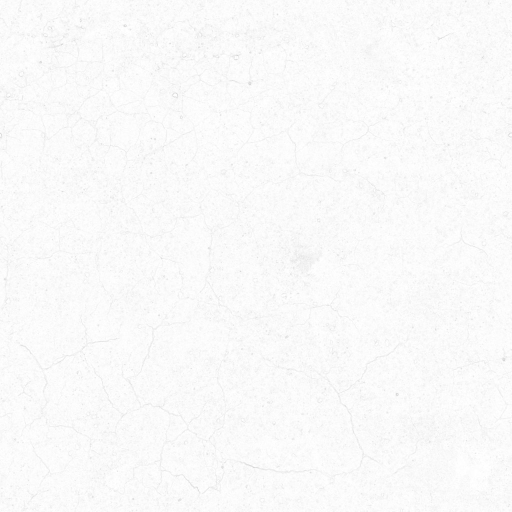
#> input picture road-texture-agent (2)/road-texture-agent/app/scans/asphalt_04_ao.jpg, 1024 x 1024 px (shown at 1/2 size)
$ python -i junctions.py   (imports and definitions only)
#> lines starting #> are read from the running program, lines starting #| are printed output that depends on the picture; after the words box and inside, x2 and y2 are one past the last pixel; in counts of white or black regions, pixels touching at a corner belong together
#> further down, picture is the input picture: shape (1024, 1024); min 188, max 255, mean 249.6
"""
Junction handling, all fixed geometry computed from the mask alone.

Nothing here is learned. The agent later learns how junction surfaces *look*,
but finding them, classifying them and deciding where dashes stop are rules.

Pipeline, in order:
  1. clean     - fill specks, merge narrow dividers, drop tiny white specks
  2. widths    - distance transform gives every road its real width
  3. skeleton  - one pixel centreline, with noise spurs pruned
  4. junctions - centreline points where 3+ roads meet, merged into one junction
  5. arms      - each road leaving a junction, with its angle and width
  6. classify  - T, Y/skewed, crossroads, skewed crossroads, complex, interchange
  7. regions   - mouth lines, and which road pixels are inside a junction
"""

import math
from collections import Counter

import numpy as np
from PIL import Image, ImageDraw, ImageFont
from scipy import ndimage as ndi
from skimage.morphology import skeletonize

N8 = [(-1, -1), (-1, 0), (-1, 1), (0, -1), (0, 1), (1, -1), (1, 0), (1, 1)]


# ---- big maps: work on each street's or junction's own pixels, never the whole
# picture once per street or junction (thousands of each on a city-sized map
# made that billions of steps, minutes of waiting). Same results, pixel for pixel.

def label_coords(lab, n=None):
    """
    Every label's pixels, found in one pass: coords[i] is what
    np.argwhere(lab == i) gives (row by row), for i from 1 to n.
    """
    flat = lab.ravel()
    if n is None:
        n = int(flat.max()) if flat.size else 0
    idx = np.flatnonzero(flat)
    order = idx[np.argsort(flat[idx], kind="stable")]
    counts = np.bincount(flat[idx], minlength=n + 1)[1:n + 1]
    W = lab.shape[1]
    out = [np.zeros((0, 2), np.int64)]
    for g in np.split(order, np.cumsum(counts)[:-1]):
        out.append(np.column_stack((g // W, g % W)).astype(np.int64))
    return out


# [10 lines left out: function disc, not called in this run]

# A black strip inside a road narrower than this is a divider: the two sides are
# one road. Anything wider stays two separate roads, so a wide central reserve
# is not silently turned into one huge road.
DIVIDER_LIMIT_PX = 6.0

TYPE_COLOURS = {
    "T-junction": (92, 175, 127),
    "Y / skewed": (217, 164, 65),
    "crossroads": (61, 123, 224),
    "skewed crossroads": (143, 182, 242),
    "complex": (200, 110, 200),
    "interchange (flagged)": (216, 96, 76),
}


def clean_mask(gray: np.ndarray, divider_limit: float = DIVIDER_LIMIT_PX):
#> called with divider_limit = 6
    road = gray > 128
#> road: shape (1024, 1024) bool; every value is 1
    lab, n = ndi.label(~road)
#> lab: shape (1024, 1024) int32; every value is 0
#> n = 0
    if n:
        dtb = ndi.distance_transform_edt(~road)
        idx = np.arange(1, n + 1)
        thick = ndi.maximum(dtb, lab, index=idx)
        area = ndi.sum(np.ones_like(road), lab, index=idx)
    else:
        thick = area = []
    specks = merged = left_split = 0
    fill = np.zeros(n + 1, bool)
#> fill = [False]
    for i, (t, a) in enumerate(zip(thick, area), start=1):
        gap = 2 * float(t)
        if gap <= 3.0 and a < 40:
            fill[i] = True; specks += 1
        elif gap <= divider_limit and a >= 40:
            fill[i] = True; merged += 1
        elif a >= 40 and t <= 12:
            left_split += 1
    if fill.any():
        road |= fill[lab]

    wl, nw = ndi.label(road)
#> wl: shape (1024, 1024) int32; every value is 1
#> nw = 1
    if nw:
        wa = ndi.sum(road, wl, index=np.arange(1, nw + 1))
#> wa = [1048576]
        drop = np.zeros(nw + 1, bool)
#> drop = [False, False]
        drop[1:] = np.asarray(wa) < 60
        if drop.any():
            road &= ~drop[wl]
    return road, {"specks_filled": specks, "dividers_merged": merged,
                  "gaps_left_split": left_split, "divider_limit_px": divider_limit}


def centreline(road: np.ndarray, dt: np.ndarray):
    H, W = road.shape
    sk = skeletonize(road).astype(np.uint8)
    kernel = np.ones((3, 3), np.uint8); kernel[1, 1] = 0

    def degree():
        return ndi.convolve(sk, kernel, mode="constant") * sk

    def nbrs(y, x):
        for dy, dx in N8:
            yy, xx = y + dy, x + dx
            if 0 <= yy < H and 0 <= xx < W and sk[yy, xx]:
                yield yy, xx

    pruned = 0
    for _ in range(4):
        deg = degree()
        removed = False
        for (y, x) in list(zip(*np.nonzero(deg == 1))):
            if not sk[y, x]:
                continue
            # a branch that ends near the image edge is a road leaving the
            # picture, not noise: never prune it
            margin = max(6, int(2 * dt[y, x]))
            if y < margin or x < margin or y >= H - margin or x >= W - margin:
                continue
            path, prev, cur = [(y, x)], None, (y, x)
            while True:
                nxt = [p for p in nbrs(*cur) if p != prev and p not in path]
                if len(nxt) != 1:
                    break
                prev, cur = cur, nxt[0]
                if deg[cur] >= 3:
                    break
                path.append(cur)
                if len(path) > 80:
                    break
            if deg[cur] >= 3 and len(path) < max(4.0, 2.5 * dt[cur]):
                for p in path:
                    sk[p] = 0
                pruned += 1
                removed = True
        if not removed:
            break
    sk = skeletonize(sk.astype(bool)).astype(np.uint8)
    return sk, pruned


def detect(gray: np.ndarray, divider_limit: float = DIVIDER_LIMIT_PX):
    road, clean_stats = clean_mask(gray, divider_limit)
#> clean_stats = {'specks_filled': 0, 'dividers_merged': 0, 'gaps_left_split': 0, 'divider_limit_px': 6}
    H, W = road.shape
#> H = 1024; W = 1024
    dt = ndi.distance_transform_edt(road)
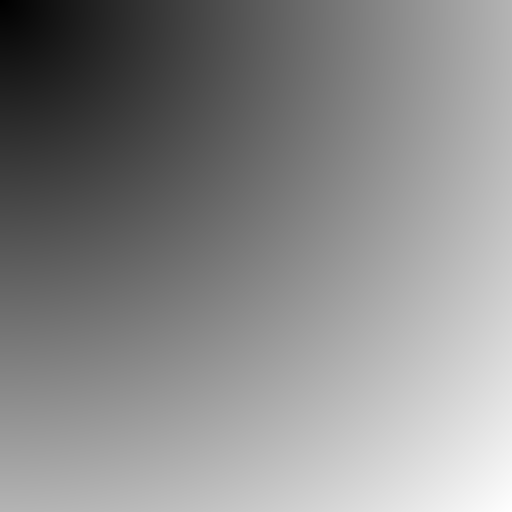
#> dt: shape (1024, 1024) float64 (shown at 1/2 size); min 1, max 1447.4, mean 783.6; drawn with min black and max white
    sk, pruned = centreline(road, dt)
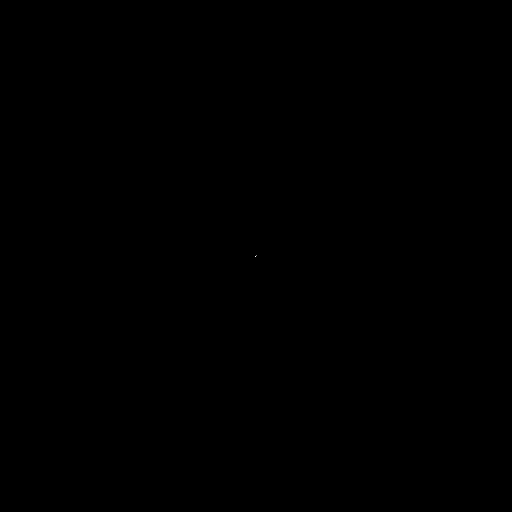
#> sk: shape (1024, 1024) (shown at 1/2 size); values 0 (black) and 1 (white), 0% white in thin lines or dots, all inside (x1, y1, x2, y2) = (510, 511, 513, 513)
#> pruned = 0

    kernel = np.ones((3, 3), np.uint8); kernel[1, 1] = 0
    deg = ndi.convolve(sk, kernel, mode="constant") * sk

    # candidates, then merge the cluster that one real junction produces
    lab, n = ndi.label(ndi.binary_dilation(deg >= 3, iterations=1) & sk.astype(bool))
#> n = 0
    cands = []
    cand_px = label_coords(lab, n)
#> in label_coords, `idx = np.flatnonzero(flat)`: idx = empty array
#> the loop in label_coords, `for g in np.split(order, np.cumsum(counts)[:-1]):` made 1 pass
#> after the loop in label_coords, `for g in np.split(order, np.cumsum(counts)[:-1]):`: out = [empty array, empty array]
#> cand_px = [empty array, empty array]
    for i in range(1, n + 1):
        ys, xs = cand_px[i][:, 0], cand_px[i][:, 1]
        if not len(ys):
            continue
        cy, cx = float(ys.mean()), float(xs.mean())
        y0, x0 = max(0, int(cy) - 6), max(0, int(cx) - 6)
        cands.append({"y": cy, "x": cx, "hw": float(dt[y0:int(cy) + 7, x0:int(cx) + 7].max())})
#> after the loop, cands = []

    parent = list(range(len(cands)))
#> parent = []

    # [5 lines left out: function find, not called in this run]

    # only candidates close enough to possibly merge are compared (a k-d tree finds
    # them), not every pair: the same groups, without millions of comparisons
    if len(cands) > 1:
        from scipy.spatial import cKDTree
        reach = 1.6 * 2 * max(c["hw"] for c in cands)
        tree = cKDTree(np.array([[c["y"], c["x"]] for c in cands]))
        for i, j in sorted(tree.query_pairs(reach)):
            a, b = cands[i], cands[j]
            if math.hypot(a["y"] - b["y"], a["x"] - b["x"]) < 1.6 * (a["hw"] + b["hw"]):
                parent[find(i)] = find(j)
    groups = {}
    for i in range(len(cands)):
        groups.setdefault(find(i), []).append(cands[i])
#> this loop made 0 passes
#> after the loop, groups = 0 items

    junctions = []
    for members in groups.values():
        cy = float(np.mean([m["y"] for m in members]))
        cx = float(np.mean([m["x"] for m in members]))
        spread = max(math.hypot(m["y"] - cy, m["x"] - cx) for m in members)
        hw = max(m["hw"] for m in members)
        junctions.append({"cy": cy, "cx": cx, "hw": hw, "n_cand": len(members),
                          "r": max(6.0, 2.0 * hw + spread)})
#> after the loop, junctions = []

    seg = sk.astype(bool).copy()
    for j in junctions:
        win, inside = disc((H, W), j["cy"], j["cx"], j["r"])
        seg[win][inside] = False
    seg_lab, nseg = ndi.label(seg, structure=np.ones((3, 3)))
#> nseg = 1
    seg_px = label_coords(seg_lab, nseg)
#> the loop in label_coords (call 2), `for g in np.split(order, np.cumsum(counts)[:-1]):` made 1 pass
#> g on pass 1: [523776, 524798, 524799]
#> seg_px = [empty array, [[511, 512], [512, 510], [512, 511]]]

    border = np.zeros((H, W), bool)
#> border: shape (1024, 1024) bool; every value is 0
    border[0, :] = border[-1, :] = True
    border[:, 0] = border[:, -1] = True
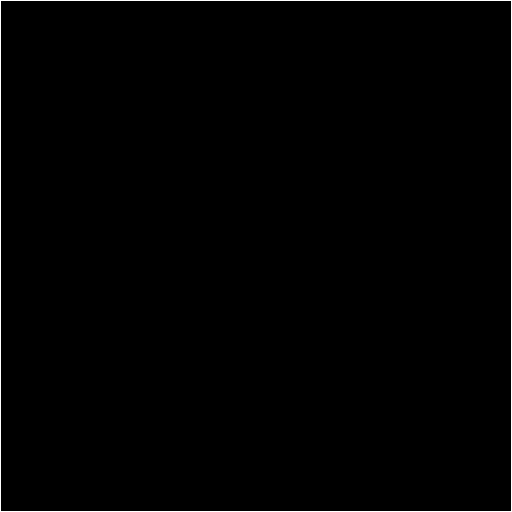
#> border: shape (1024, 1024) bool (shown at 1/2 size); 0.39% white in thin lines or dots

    for jid, j in enumerate(junctions, start=1):
        j["id"] = jid
        win, inside = disc((H, W), j["cy"], j["cx"], j["r"] + 2.5)
        ring = inside & seg[win]
        arms = []
        for s in set(np.unique(seg_lab[win][ring])) - {0}:
            ys, xs = seg_px[s][:, 0], seg_px[s][:, 1]
            d = np.hypot(ys - j["cy"], xs - j["cx"])
            sel = (d >= j["r"]) & (d <= j["r"] + max(12, 4 * j["hw"]))
            if sel.sum() < 3:
                sel = d <= j["r"] + 12
            my, mx = ys[sel].mean(), xs[sel].mean()
            arms.append({
                "angle": round(math.degrees(math.atan2(-(my - j["cy"]), mx - j["cx"])) % 360, 1),
                "width_px": round(2 * float(np.median(dt[ys[sel], xs[sel]])), 1),
                "off_image": False,
                "segment": int(s),
            })
        # an arm that leaves the image inside the junction disc still counts
        win, inside = disc((H, W), j["cy"], j["cx"], j["r"] + 8)
        near = border[win] & road[win] & inside
        if near.any():
            blab, nb = ndi.label(near, structure=np.ones((3, 3)))
            for b in range(1, nb + 1):
                ys, xs = np.nonzero(blab == b)
                ys, xs = ys + win[0].start, xs + win[1].start
                ang = round(math.degrees(
                    math.atan2(-(ys.mean() - j["cy"]), xs.mean() - j["cx"])) % 360, 1)
                if all(abs((ang - a["angle"] + 180) % 360 - 180) > 25 for a in arms):
                    arms.append({"angle": ang, "width_px": float(len(ys)),
                                 "off_image": True, "segment": None})
        arms.sort(key=lambda a: a["angle"])
        j["arms"] = arms

        k = len(arms)
        gaps = [round(((arms[(i + 1) % k]["angle"] - arms[i]["angle"]) % 360), 1)
                for i in range(k)] if k else []
        j["gaps"] = gaps
        if j["n_cand"] >= 5 or k >= 7:
            j["type"] = "interchange (flagged)"
        elif k <= 2:
            j["type"] = "not a junction"
        elif k == 3:
            straight = any(abs(((arms[a]["angle"] - arms[b]["angle"]) % 360) - 180) <= 20
                           for a in range(3) for b in range(a + 1, 3))
            j["type"] = "T-junction" if straight else "Y / skewed"
        elif k == 4:
            j["type"] = "crossroads" if all(abs(g - 90) <= 20 for g in gaps) else "skewed crossroads"
        else:
            j["type"] = "complex"

        # mouth line for each arm: where that arm enters the junction
        for a in arms:
            t = math.radians(a["angle"])
            ex, ey = j["cx"] + math.cos(t) * j["r"], j["cy"] - math.sin(t) * j["r"]
            px, py = -math.sin(t), -math.cos(t)
            half = max(3.0, a["width_px"] * 0.7)
            a["mouth"] = [[round(ex - px * half, 1), round(ey - py * half, 1)],
                          [round(ex + px * half, 1), round(ey + py * half, 1)]]

    junctions = [j for j in junctions if j["type"] != "not a junction"]

    off_edge = 0
    for sl in ndi.find_objects(seg_lab):
        if sl is not None and (sl[0].start < 3 or sl[1].start < 3 or sl[0].stop - 1 >= H - 3 or sl[1].stop - 1 >= W - 3):
            off_edge += 1
#> this loop made 1 pass
#> after the loop, off_edge = 0

    widths = 2 * dt[sk.astype(bool)]
#> widths = [1448.2, 1446.7, 1448.2]
    summary = {
        "image": [int(W), int(H)],
        **clean_stats,
        "spurs_pruned": pruned,
        "junction_candidates": len(cands),
        "junctions": len(junctions),
        "by_type": dict(Counter(j["type"] for j in junctions)),
        "street_segments": int(nseg),
        "segments_off_image": off_edge,
        "road_px": int(road.sum()),
        "road_width_px_median": round(float(np.median(widths)), 1) if widths.size else 0.0,
        "road_width_px_max": round(float(widths.max()), 1) if widths.size else 0.0,
    }
    return {"summary": summary, "junctions": junctions,
            "road": road, "skeleton": sk, "dt": dt, "segments": seg_lab, "segment_pixels": seg_px}


# [29 lines left out: function overlay, not called in this run]

>>> import cv2
>>> picture = cv2.imread('scans/asphalt_04_ao.jpg', cv2.IMREAD_GRAYSCALE)
>>> result = detect(picture)
#> result = 7 items
